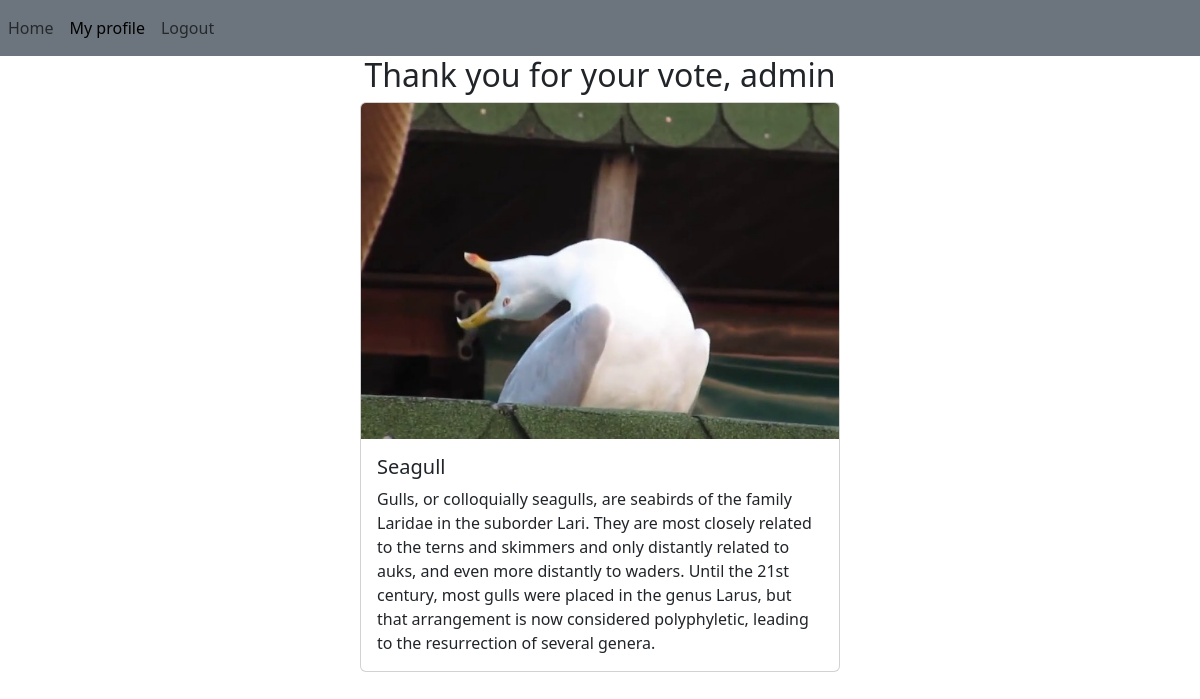
/profile/admin (signed in), run on the app's committed database.
### app/models.py (models this page shows, shortened)
class User(db.Model, UserMixin):
    __tablename__ = "users"
    id = db.Column(db.Integer, primary_key=True)
    username = db.Column(db.String(64), unique=True, nullable=False)
    email = db.Column(db.String(320), unique=True, nullable=False)
    password_hash = db.Column(db.String(500), nullable=False)
    vote = db.relationship("Vote", backref="user", uselist=False)
    @property
    def password(self):
        raise AttributeError("password is not a readable attribute")

class Bird(db.Model):
    __tablename__ = "birds"
    id = db.Column(db.Integer, primary_key=True)
    species = db.Column(db.String(64), unique=True, nullable=False)
    info = db.Column(db.Text, nullable=False)
    image_path = db.Column(db.String(256), nullable=False)
    votes = db.relationship("Vote", backref="bird")

### app/main/views.py (the view)
@main.route("/profile/<username>")
def profile(username):
    voted_bird = None
    try:
        user_id = User.query.filter_by(username=current_user.username).first().id
        bird_id = Vote.query.filter_by(user_id=user_id).first().bird_id
        voted_bird = Bird.query.filter_by(id=bird_id).first()
    except Exception:
        pass
    if not username == current_user.username:
        abort(404)
    return render_template("profile.html", voted_bird=voted_bird)

### app/models.py (called while the page is built)
@login_manager.user_loader
def load_user(user_id):
    return User.query.get(int(user_id))

### app/templates/profile.html
{% extends "base.html" %}
{% block content %}
{% if voted_bird %}
    <div class="container-md">
        <h2  style="text-align: center;">Thank you for your vote, {{ current_user.username }}</h2>
        <div class="card" style="width: 30rem; margin: auto;">
            <img src="/static/birds_images/{{ voted_bird.image_path }}" class="card-img-top ">
            <div class="card-body">
                <h5 class="card-title">{{ voted_bird.species }}</h5>
                <p class="card-text">{{ voted_bird.info }}</p>
            </div>
        </div>
    </div>
{% else %}
    <h2 style="text-align: center;">Hello, {{ current_user.username }}</h2>
    <h3 style="text-align: center;">Go to the main page to vote for the best bird</h3>
{% endif %}
{% endblock %}

### app/templates/base.html (shortened to what this page needs)
{% from 'bootstrap5/nav.html' import render_nav_item %}
<!doctype html>
<html lang="en">
    <head>
        {% block head %}
        {% block styles %}
            {{ bootstrap.load_css() }}
        {% endblock %}
        {% endblock %}
    </head>
    <body>
        {% block navbar %}
        {% from 'bootstrap5/nav.html' import render_nav_item %}
        <nav class="navbar navbar-expand-lg navbar-light bg-secondary">
            <div class="navbar-nav mr-auto">
                {% if current_user.is_authenticated %}
                    {{ render_nav_item('main.index', 'Home') }}
                    {{ render_nav_item('main.profile', 'My profile', username=current_user.username) }}
                    {{ render_nav_item('auth.logout', 'Logout') }}
                {% else %}
                    {{ render_nav_item('main.index', 'Home') }}
                    {{ render_nav_item('auth.login', 'Login') }}
                    {{ render_nav_item('auth.register', 'Registration') }}
                {% endif %}
            </div>
        </nav>
        {% endblock %}
        {% block content %}{% endblock %}
    </body>
</html>

### data on the page
User: username "My profile", username "admin"
Bird: image_path (picture), species "Seagull", info "Gulls, or colloquially seagulls, are seabirds of the family Laridae in the suborder Lari. They are most closely related to the terns and skimmers and only distantly related to auks, and even more distantly to waders. Until the 21st century, most gulls were placed in the genus Larus, but that arrangement is now considered polyphyletic, leading to the resurrection of several genera."

### other printed values
{{ render_nav_item('main.index', 'Home') }} "Home"
{{ render_nav_item('auth.logout', 'Logout') }} "Logout"
